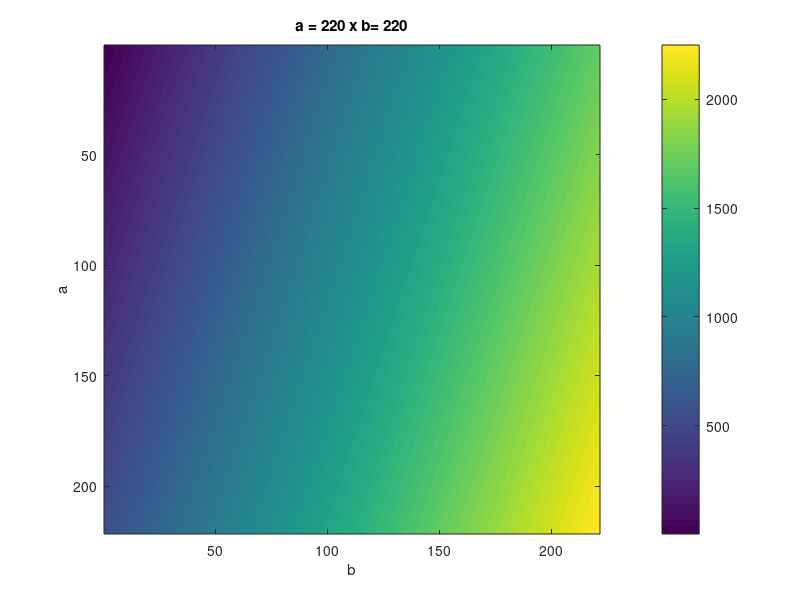

The MATLAB source for this figure:
%% Daniel Hondal
% Project 2: Problem 1
%% Part A: Safe Values of Parameters a,b

L = 2.5 %m
a = 220;
b = 220;
ab_all = zeros(a+1,b+1);
for i = 0:a
    for j = 0:b
        w = @(x,i,j) i+j*sqrt(sinh(x.^2));
        xw = @(x,i,j) x.*(i+j*sqrt(sinh(x.^2)));
        F = integral(@(x) w(x,i,j),0,L);
        d = integral(@(x) xw(x,i,j),0,L)/F;
        if (F*d/L) < 125 && F-(F*d/L)<95
            
            A = [1 1
                 0 1];
             
            B = [F;F*d/L];
            
            R = A\B;
            ab_all(i+1,j+1) = sum(R);
            ab(i+1,j+1) = sum(R);
            
        else
             A = [1 1
                 0 1];
             
            B = [F;F*d/L];
            R = A\B;
            ab_all(i+1,j+1) = sum(R);
        end
    end
end
%% 
% A for loop was created that tested the possible values for a & b, based 
% on inspection the highest possible value for either paremeter would be 220 as 
% the max of R_A &  max of R_B is 95N and 125N, respectively. Thus, the sum of 
% R_A & R_B cannot surpass 220. Solely from looking at the weight function, this 
% can only happen when a = 220 and b = 0.
% 
% From writing code that created 2 matrices -- one with non-allowable values 
% & one without non-allowable values -- it can be seen that a needs to$<math xmlns="http://www.w3.org/1998/Math/MathML" 
% display="inline"><mrow><mtext>?</mtext><mn>0</mn><mo>?</mo><mtext>?</mtext><mi 
% mathvariant="italic">a</mi><mo>?</mo><mn>75</mn><mtext>?</mtext><mtext>?</mtext><mtext>?
% </mtext><mtext>?</mtext><mo>&amp;</mo><mtext>?</mtext><mtext>?</mtext><mtext>?
% </mtext><mn>0</mn><mo>?</mo><mtext>?</mtext><mtext>?</mtext><mi mathvariant="italic">b</mi><mo>?</mo><mn>20</mn></mrow></math>$.
%% Part B: Visual Representation of Allowable Parameters
%%

imagesc(ab)
ylabel('a')
xlabel('b')
title('a = 75 x b= 20')
colorbar
imagesc(ab_all)
ylabel('a')
xlabel('b')
title('a = 220 x b= 220')
colorbar

%% 
% The purple in the 1st colormap are non-acceptable values from which one 
% can ascertain the acceptable range of parameters a and b. Then, in the 2nd color 
% map, one can see the higher values that result from the restricted values.